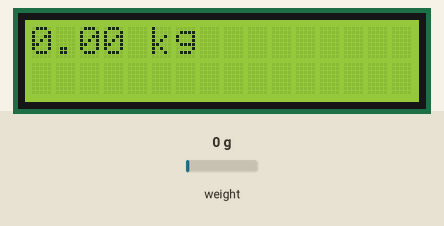
Bench run of a sketch on a simulated Arduino Uno, built with avr-gcc and run on an emulated ATmega328P. Shown: 16×2 character LCD. Inputs (shaded band) come from the test bench; at power-on: weight on the scale 0 g. The modem accepts every AT command (registered, SIM ready, sends succeed) and sends nothing else; what the sketch prints to the serial monitor is not drawn.

Above: at 2.2 s.
2.3 s: weight on the scale set to 100 g
At 3.5 s:
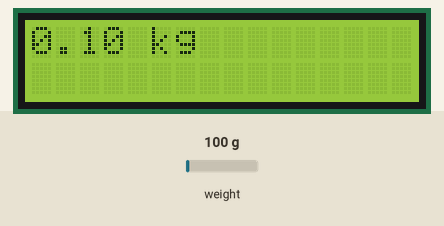
4.6 s: weight on the scale set to 1250 g
At 5.8 s:
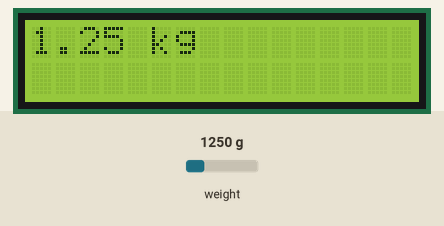
6.6 s: weight on the scale set to 2500 g
At 8.0 s:
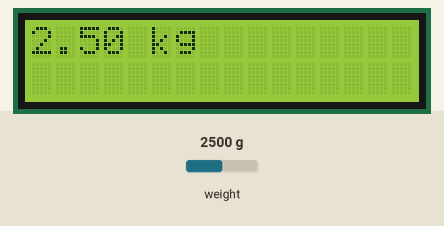
Timing chart, 0 to 9.6 s (numbered marks = the images above; inputs shaded):
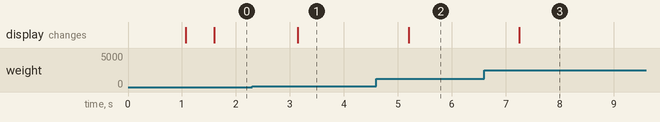

Measured:
- after the input at 2.3 s, the display: changes after 0.85 s (image 1)
- after the input at 4.6 s, the display: changes after 0.60 s (image 2)
- after the input at 6.6 s, the display: changes after 0.65 s (image 3)

The sketch:

BeeScales.ino
```cpp
#include <HX711.h>
#include <Wire.h>
#include <LiquidCrystal_I2C.h>
#include <SoftwareSerial.h>
#include <DS3231.h>

#define ScaleRead 500 //период чтения  чтения данных с тензодатчиков, ms
#define DrawTime 1000 //период обновления экрана, ms
#define KeyReadTime 20 //период проверки нажатия клавиатуры

#define LcdPowerPin 12 //пин питания экрана

HX711 scale;
LiquidCrystal_I2C lcd(0x3F,16,2);  // Устанавливаем дисплей
DS3231 Clock; //Часы
SoftwareSerial SIM800(2, 3); //подгтавливаем программный serial порт на пинах 2 и 3


volatile int tyme = 0; //переменная прерываний
bool dt = false; //флаг обновления экрана
bool scR = false; //флаг чтения данных с тензодатчиков
bool kr = 0; //флаг периода проверки клавиатуры

//scale variable
float scaleValue = 0;
float sumScaleValue = 0;
byte cntScale = 0;

//clock variable
byte year, month, date, doW, hour, minute, second;
bool Century=false;
bool h12;
bool PM, g;

//---------------- ФУНКЦИИ ----------------
void setTime(byte sYear, byte sMonth, byte sDate,
            byte sDoW, byte sHour, byte sMinute,
            byte sSecond) {

  Clock.setClockMode(h12);  // set to 24h

  Clock.setYear(sYear);
  Clock.setMonth(sMonth);
  Clock.setDate(sDate);
  Clock.setDoW(sDoW);
  Clock.setHour(sHour);
  Clock.setMinute(sMinute);
  Clock.setSecond(sSecond);
}

void getTime() {
  year=Clock.getYear();
  month=Clock.getMonth(Century);
  date=Clock.getDate();
  hour=Clock.getHour(h12,PM);
  minute=Clock.getMinute();
  second=Clock.getSecond();
}

void devicePowerUP() {
  digitalWrite(LcdPowerPin, HIGH);
}

void devicePowerDOWN() {
  digitalWrite(LcdPowerPin, LOW);
}

//декодирует аналоговый сигнал от клавиатуры в номер нажатой кнопки
byte key() {
    //1(SEL-721), 2(LEFT-480),3(DOWN-306),4(UP-131),5(RIGHT-0)
//    int val = analogRead(KEYS);
//    if (val < 50) return RIGHT;
//    if (val < 150) return UP;
//    if (val < 350) return DOWN;
//    if (val < 500) return LEFT;
//    if (val < 800) return SELECT;
//    return 0;
}

void drawNumber (float number, byte precision) {
  int intNumber = 0; //Целая часть
  byte fraction = 0; //Дробная часть
  bool mines = false;

  precision = pow(10, precision);
  number = round(number*precision);

  if (number < 0)
    mines = true;
  intNumber = (int) number / precision;
  fraction = (byte) number % precision;

  lcd.print(intNumber);
  lcd.print(".");
  lcd.print(fraction);
  if (fraction == 0) {
    for (int i = 1; i<(precision/10); i=i*10) {
      lcd.print(0);
    }
  }
}

float GetMedian (float digits[5]) {
  byte samples = 5;
  float temp = 0;
  for (int i = 0; i < samples; i++){
    for (int j = 0; j < samples - 1; j++){
      if (digits[j] > digits[j + 1]){
        temp = digits[j];
        digits[j] = digits[j + 1];
        digits[j + 1] = temp;
      }
    }
  }

  return digits[2];
}


//---------------- System ФУНКЦИИ ----------------
void DrawMenu () {
  lcd.setCursor(0, 0);
  lcd.print("                "); //очистим ранее выведенное
  lcd.setCursor(0, 0);

  drawNumber(scaleValue, 2);
  lcd.print(" kg");
}

void KeyPad () {

}

void ReadScale () {
  float readDigits[5] = {0, 0, 0, 0, 0};

  for (byte i = 0; i<5; i++) {
    readDigits[i] = scale.get_units();
  }

  scaleValue = GetMedian (readDigits);
  Serial.println(scaleValue);

}


void setup() {
  OCR0A = 0xAF; //прерывание
  TIMSK0 |= _BV(OCIE0A); //прерывание

  pinMode(LcdPowerPin, OUTPUT);
  digitalWrite(LcdPowerPin, HIGH);

  // HX711.DOUT  - pin #A1
  // HX711.PD_SCK - pin #A0
  scale.begin(A1, A0);
  scale.set_scale(24960);     // this value is obtained by calibrating the scale with known weights; see the README for details
  scale.tare();               // reset the scale to 0

  lcd.init(); // initialize the LCD
  lcd.backlight(); // Включаем подсветку дисплея

  Serial.begin(9600);
  SIM800.begin(9600); //запускаем программный serial порт

  Serial.println("Start!");
  SIM800.println("AT"); //Готовm модул к работе?
}

//прерывание, формирует мини операционную систему (system)
SIGNAL(TIMER0_COMPA_vect) {
  tyme = tyme + 1;
  if (tyme % ScaleRead == 0) { scR = 1; };
  if (tyme % DrawTime == 0) { dt = 1; };
  if (tyme % KeyReadTime == 0) { kr = 1; };
}

void loop() {
  if (scR == 1) { scR = 0; ReadScale(); };
  if (dt == 1) { dt = 0; DrawMenu(); };
  if (kr == 1) { kr = 0; KeyPad(); };

  if (SIM800.available())           // Ожидаем прихода данных (ответа) от модема...
    Serial.write(SIM800.read());    // ...и выводим их в Serial
  if (Serial.available())           // Ожидаем команды по Serial...
    SIM800.write(Serial.read());    // ...и отправляем полученную команду модему
}
```
